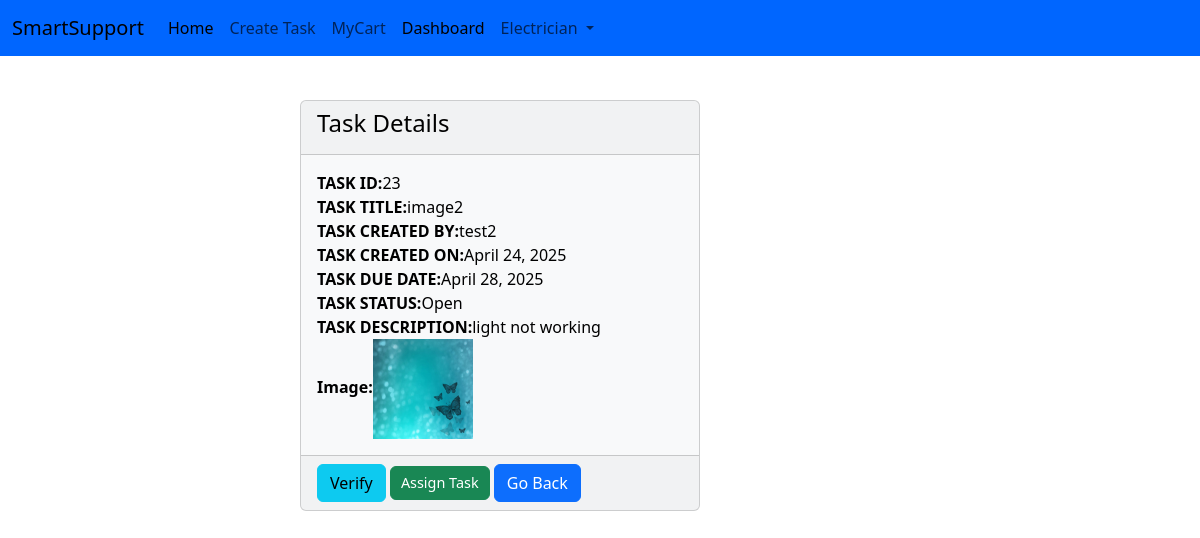
Screenshot of /taskinfo/23 (signed in) with the database file from the repository.
### myapp/models.py (models this page shows)
class TaskDetail(models.Model):
    TASK_TITLE=models.CharField(max_length=100)
    TASK_CREATED=models.ForeignKey(User,related_name='CREATED_BY',on_delete=models.CASCADE,null=True)
    TASK_CLOSED=models.ForeignKey(User,related_name='CLOSED_BY',on_delete=models.CASCADE,null=True)
    TASK_CREATED_ON=models.DateField(auto_now_add=True,null=True)
    TASK_CLOSED_ON=models.DateField(null=True)
    TASK_DUE_DATE=models.DateField()
    TASK_DESCRIPTION=models.CharField(max_length=300)
    choice=[('Open','Open'),('Inprocess','Inprocess'),('Closed','Closed'),('Reopen','Reopen'),('Expired','Expired'),('Resolved','Resolved')]
    TASK_STATUS=models.CharField(max_length=100,choices=choice,default='Open')
    TASK_HOLDER=models.CharField(max_length=100,null=True)
    profile_image= models.ImageField(null=True,blank=True,upload_to="image/")

### myapp/views.py (the view)
# urls.py: path('taskinfo/<int:pk>', views.TaskInfo,name='taskinfo'),
def TaskInfo(request,pk):
    if request.user.is_authenticated:
        taskinfos=TaskDetail.objects.get(id=pk)
        return render(request,'TaskInfo.html',{'taskinfos':taskinfos})
    else:
       messages.success(request,"You must have to login to See Task!")
       return redirect('login')

### myapp/TEMPLATES/TaskInfo.html (shortened to what this page needs)
{% extends 'Base.html'%}
{% block content %}
<div class="col-5 offset-3">
    <br>
    <div class="card text-bg-light mb-3" style="max-width: 25rem;">
        <div class="card-header">
            <h4>Task Details</h4>
        </div>
        <div class="card-body">
            {% if taskinfos.TASK_STATUS == 'Open'%}
            <strong>TASK ID:</strong>{{taskinfos.id}} <br>
            <strong>TASK TITLE:</strong>{{taskinfos.TASK_TITLE}} <br>
            <strong>TASK CREATED BY:</strong>{{taskinfos.TASK_CREATED}} <br>
            <strong>TASK CREATED ON:</strong>{{taskinfos.TASK_CREATED_ON}} <br>
            <strong>TASK DUE DATE:</strong>{{taskinfos.TASK_DUE_DATE}} <br>
            <strong>TASK STATUS:</strong>{{taskinfos.TASK_STATUS}} <br>
            <strong>TASK DESCRIPTION:</strong>{{taskinfos.TASK_DESCRIPTION}} <br>
            <strong>Image:</strong><img src="{{taskinfos.profile_image.url}} " alt="Image_lost" width="100"><br>
            {% endif %}
        </div>
        <div class="card-footer text-body-secondary">
            {% if request.user.is_superuser %}
            <a href="{% url 'accepttask' taskinfos.id %}" class="btn btn-info">Verify</a>
            <a href="{% url 'assign_task' taskinfos.id %}" class="btn btn-success">Assign Task</a>
            {% elif request.user.is_superuser and taskinfos.TASK_STATUS == 'Closed'%}
            <a href="{% url 'assign_task' taskinfos.id %}" class="btn btn-success">Reassign Task</a>
            {% endif %}
            {% if taskinfos.TASK_STATUS == 'Open' and taskinfos.TASK_CREATED == request.user %}
            <a href="{% url 'base'%}" class="btn btn-primary">Go Back</a>
            <a href="{% url 'updatetask' taskinfos.id %}" class="btn btn-warning">Update</a>
            <a href="{% url 'deletetask' taskinfos.id %}" class="btn btn-danger">Delete</a>
            {% elif taskinfos.TASK_STATUS == 'Closed' and taskinfos.TASK_CREATED == request.user %}
            <a href="{% url 'base'%}" class="btn btn-primary">Go Back</a>
            <a href="{% url 'resolvedtask' taskinfos.id %}" class="btn btn-warning">Resolved</a>
            <a href="{% url 'reopentask' taskinfos.id %}" class="btn btn-danger"> Reopen </a>
            {% elif taskinfos.TASK_STATUS == 'Inprocess' %}
            <a href="{% url 'base'%}" class="btn btn-primary">Go Back</a>
            {%elif taskinfos.TASK_STATUS == 'Reopen' %}
            <a href="{% url 'base'%}" class="btn btn-primary">Go Back</a>
            {%elif taskinfos.TASK_STATUS == 'Resolved' %}
            <a href="{% url 'base'%}" class="btn btn-primary">Go Back</a>
            {% elif taskinfos.TASK_STATUS == 'Closed'%}
            <a href="{% url 'base'%}" class="btn btn-primary">Go Back</a>
            {% elif request.user.is_superuser %}
            <a href="{% url 'base'%}" class="btn btn-primary">Go Back</a>
            {% else %}
            <a href="{% url 'base'%}" class="btn btn-primary">Go Back</a>
            {% endif%}
        </div>
    </div>
</div>
{% endblock content %}

### myapp/TEMPLATES/Navbar.html (shortened to what this page needs)
<nav class="navbar navbar-expand-lg" style="background-color: #0066ff;">
    <div class="container-fluid">
      <a class="navbar-brand" href="#">SmartSupport</a>
      <div class="collapse navbar-collapse" id="navbarSupportedContent">
        <ul class="navbar-nav me-auto mb-2 mb-lg-0">
          <li class="nav-item">
            <a class="nav-link active" aria-current="page" href="{% url 'base' %}">Home</a>
          </li>
          {% if not request.user.is_authenticated %}
            <li class="nav-item">
              <a class="nav-link" href="{% url 'login' %}">Login</a>
            </li>
            <li class="nav-item">
              <a class="nav-link" href="{% url 'register' %}">Register</a>
            </li>
          {% elif request.user.is_superuser %}
            <li class="nav-item">
              <a class="nav-link" href="{% url 'taskdetails' %}">Create Task</a>
            </li>
            <li class="nav-item">
              <a class="nav-link" href="{% url 'mycart' %}">MyCart {{task_count}}</a>
            </li>
            <li class="nav-item">
              <a class="nav-link active" href="{% url 'status_task' %}">Dashboard</a>
            </li>
            <li class="nav-item dropdown">
              <a class="nav-link dropdown-toggle" href="#" role="button" data-bs-toggle="dropdown" aria-expanded="false">
                {{ request.user.username|capfirst }}
              </a>
            </li>
          {% endif %}
        </ul>
      </div>
    </div>
  </nav>

### myapp/TEMPLATES/Base.html (style rules this page uses)
.btn-success { padding: 5px 10px; font-size: 0.9rem; }

### rows the page displays
TaskDetail: id "23", TASK_TITLE "image2", TASK_CREATED "test2", TASK_CREATED_ON "April 24, 2025", TASK_DUE_DATE "April 28, 2025", TASK_STATUS "Open", TASK_DESCRIPTION "light not working", profile_image (picture)

### other values shown
{{ request.user.username|capfirst }} "Electrician"
